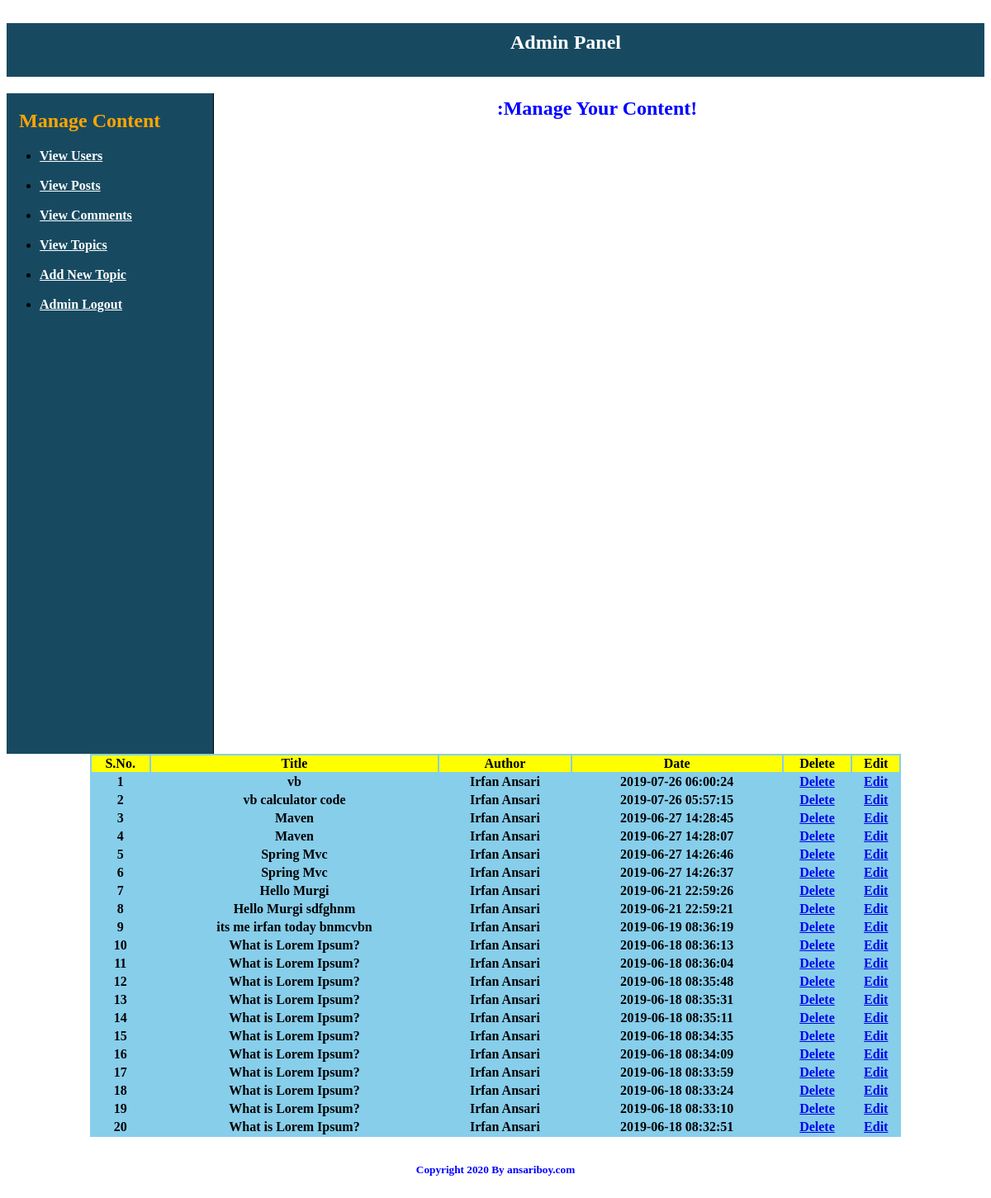
The app's page /admin/index.php?view_posts (signed in) with its own data.
### tables this page shows
CREATE TABLE `users` (
  `user_id` int(11) NOT NULL,
  `user_name` varchar(255) NOT NULL,
  `user_pass` varchar(255) NOT NULL,
  `user_email` varchar(255) NOT NULL,
  `user_country` text NOT NULL,
  `user_gender` text NOT NULL,
  `user_birthday` text NOT NULL,
  `user_image` text NOT NULL,
  `user_reg_date` text NOT NULL,
  `user_last_login` text NOT NULL,
  `status` text NOT NULL,
  `ver_code` int(100) NOT NULL,
  `posts` text NOT NULL
);

CREATE TABLE `posts` (
  `posts_id` int(11) NOT NULL,
  `user_id` int(11) NOT NULL,
  `topic_id` int(11) NOT NULL,
  `post_title` text NOT NULL,
  `post_content` text NOT NULL,
  `post_date` timestamp NOT NULL DEFAULT CURRENT_TIMESTAMP
);

### admin/includes/view_posts.php (the view, shortened to what this page needs)
<html>
<head>
</head>
<body>
<table align="center" width="83%" bgcolor="skyblue">
  <tr style="background:yellow">
     <th>S.No.</th>
	 <th>Title</th>
	 <th>Author</th>
	 <th>Date</th>
	 <th>Delete</th>
	 <th>Edit</th>
   </tr>
<?php
include("includes/connection.php");
$sel_posts = "select * from posts 	ORDER by 1 DESC";
$run_posts = mysqli_query($con,$sel_posts);
$i=0;
while($row_posts = mysqli_fetch_array($run_posts)){
	$posts_id    = $row_posts['posts_id'];
	$user_id     = $row_posts['user_id'];
	$post_title  = $row_posts['post_title'];
	$post_date   = $row_posts['post_date'];
	$i++;
    $sel_user = "select * from users where user_id='$user_id'";
    $run_user = mysqli_query($con,$sel_user);
	while($row_users=mysqli_fetch_array($run_user)){
    $user_name = $row_users['user_name'];
	?>
<tr align="center">
   <td><?php echo $i; ?></td>
   <td><?php echo $post_title;?></td>
   <td><?php echo $user_name;?></td>
   <td><?php echo $post_date;?></td>
  <td><a href="index.php?view_posts&delete=<?php echo $posts_id;?>">Delete</a></td>
  <td><a href="index.php?view_posts&edit=<?php echo $posts_id;?>">Edit</a></td>
</tr>
<?php } }  ?>
</table>
</body>
</html>

### records on screen
posts: post_title "vb", post_date "2019-07-26 06:00:24"
users: user_name "Irfan Ansari"
posts: post_title "vb calculator code", post_date "2019-07-26 05:57:15"
posts: post_title "Maven", post_date "2019-06-27 14:28:45"
posts: post_title "Maven", post_date "2019-06-27 14:28:07"
posts: post_title "Spring Mvc", post_date "2019-06-27 14:26:46"
posts: post_title "Spring Mvc", post_date "2019-06-27 14:26:37"
posts: post_title "Hello Murgi", post_date "2019-06-21 22:59:26"
posts: post_title "Hello Murgi sdfghnm", post_date "2019-06-21 22:59:21"
posts: post_title "its me irfan today bnmcvbn", post_date "2019-06-19 08:36:19"
posts: post_title "What is Lorem Ipsum?", post_date "2019-06-18 08:36:13"
posts: post_title "What is Lorem Ipsum?", post_date "2019-06-18 08:36:04"
posts: post_title "What is Lorem Ipsum?", post_date "2019-06-18 08:35:48"
posts: post_title "What is Lorem Ipsum?", post_date "2019-06-18 08:35:31"
posts: post_title "What is Lorem Ipsum?", post_date "2019-06-18 08:35:11"
posts: post_title "What is Lorem Ipsum?", post_date "2019-06-18 08:34:35"
posts: post_title "What is Lorem Ipsum?", post_date "2019-06-18 08:34:09"
posts: post_title "What is Lorem Ipsum?", post_date "2019-06-18 08:33:59"
posts: post_title "What is Lorem Ipsum?", post_date "2019-06-18 08:33:24"
posts: post_title "What is Lorem Ipsum?", post_date "2019-06-18 08:33:10"
posts: post_title "What is Lorem Ipsum?", post_date "2019-06-18 08:32:51"
